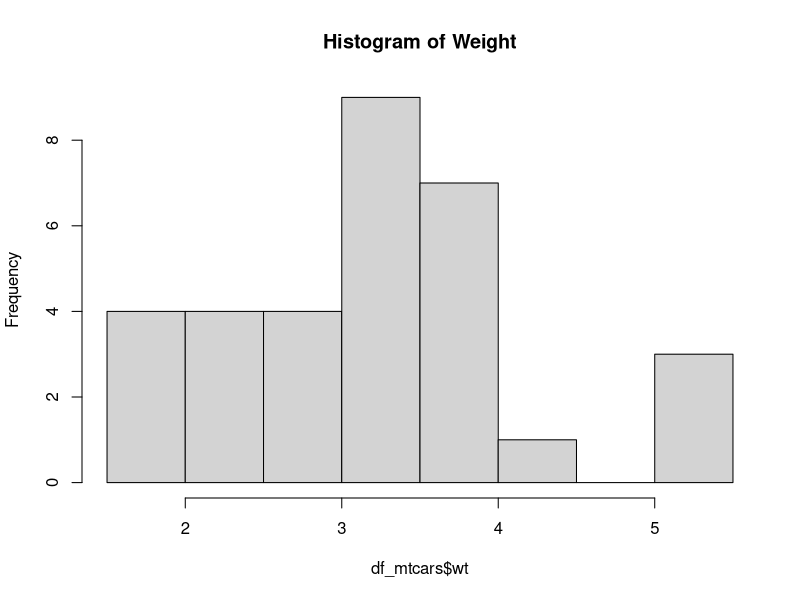
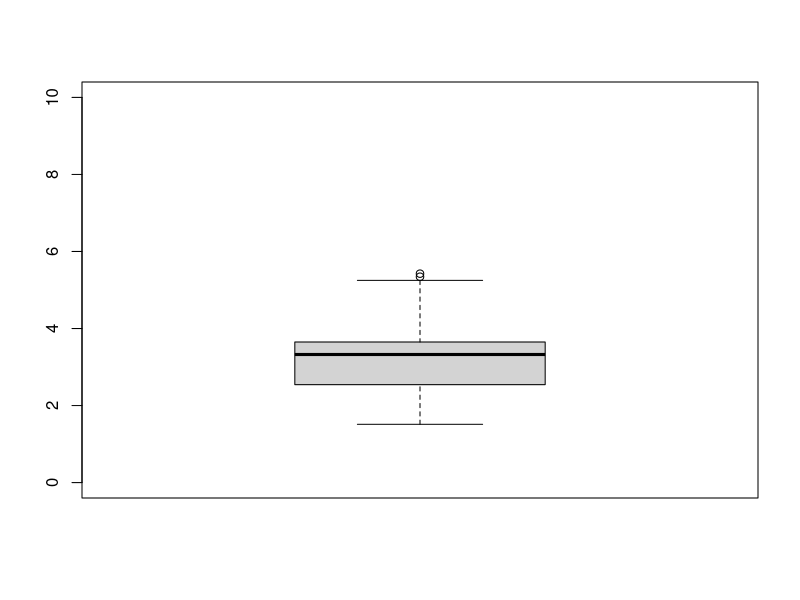
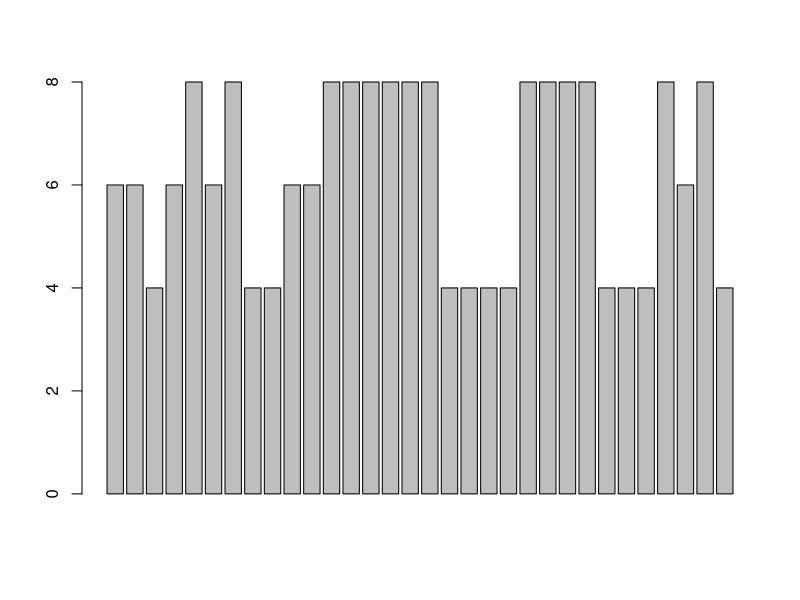
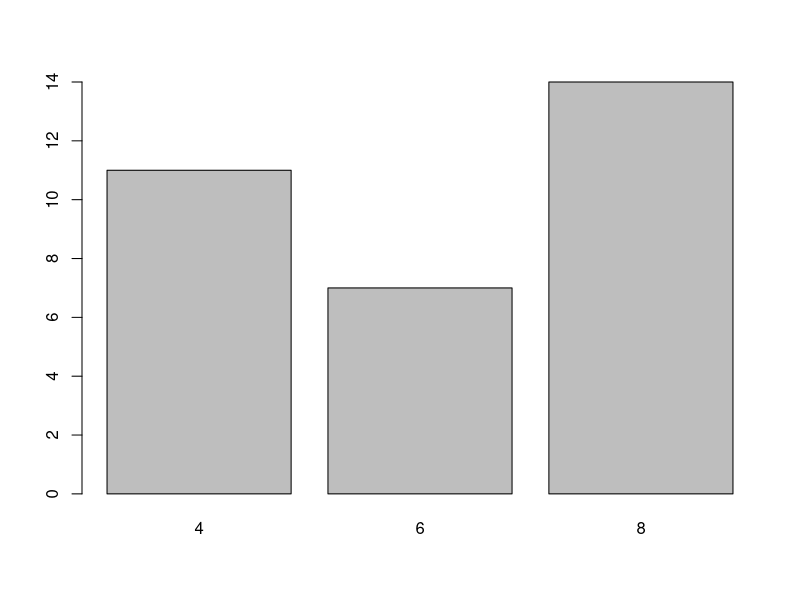
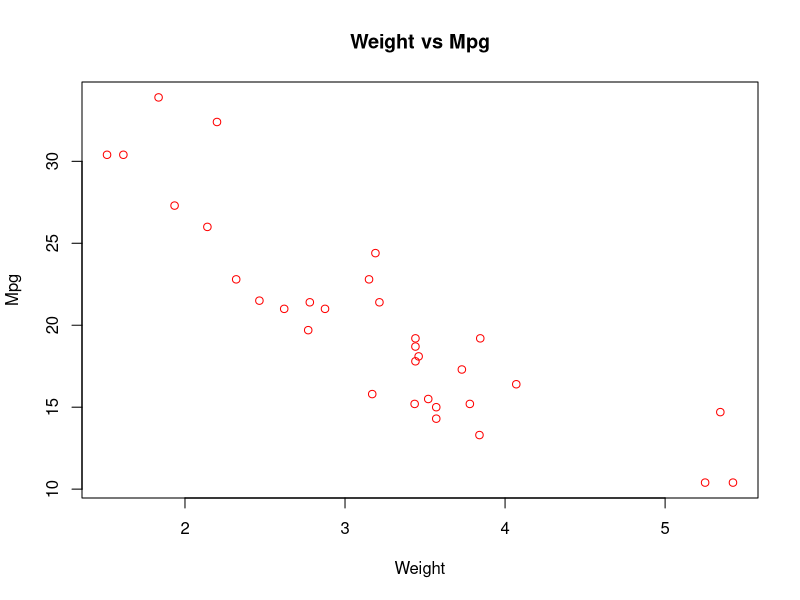
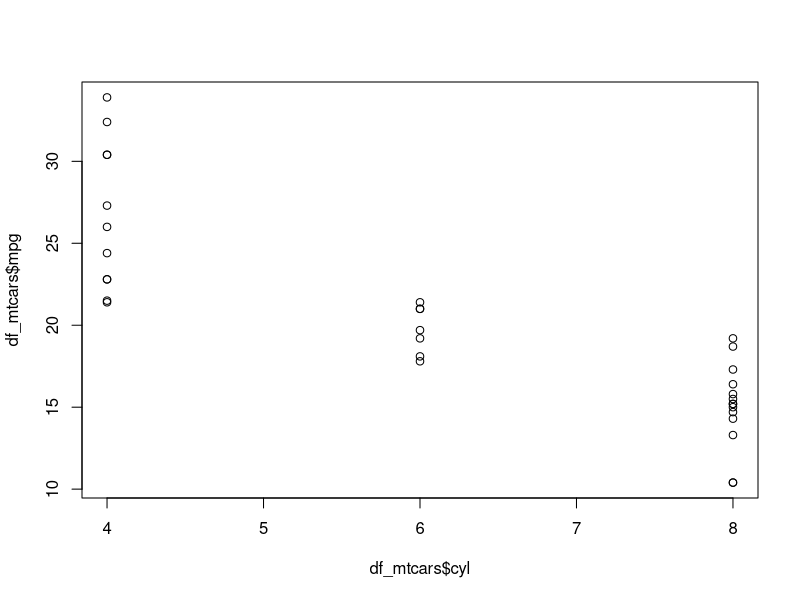
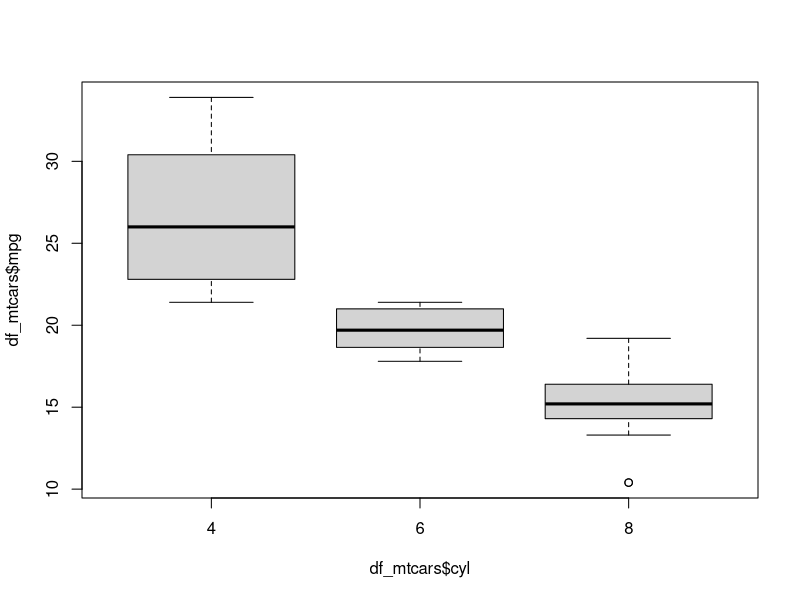
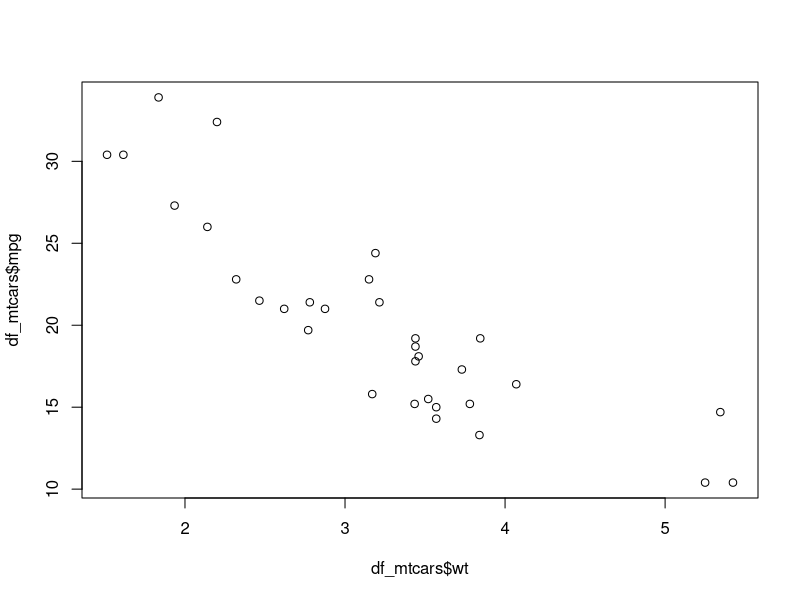

R code for these plots, in order:

### Code to perform basic Data Visualization in R ### 

### Dataset used is the mtcars dataset, which is the built in dataset in R ###


library(dplyr)
library(ggplot2)

### Data Visualization ###

### Used in two different stages in Data Science ###

### First is during Exploratory Data Analysis ### EDA ###

df_mtcars <- mtcars

head(df_mtcars)

sapply(df_mtcars,table)

summary(df_mtcars)

### Quartiles ### Q1, Q2 and Q3 ### Same logic as Median. Q2=Median ###

fivenum(df_mtcars$wt)



filter(df_mtcars, wt > 5.3)

### Weight ### We want to explore about Weight ###

hist(df_mtcars$wt,main = "Histogram of Weight")
help("hist")

boxplot(df_mtcars$wt,ylim=c(0,10))


### Histogram vs Bar Plot ###

### Histogram is used for Cont. Variables, and Bar Plot is used for Categorical Variables. 

barplot(df_mtcars$cyl)

table(df_mtcars$cyl)

barplot(table(df_mtcars$cyl))

### Till now, we have just used one variable for analysis. This type of EDA is known as Univariate Analysis. ###


### Multivariate Analysis ###

### Bi-Variate Analysis ###


cor(df_mtcars$mpg, df_mtcars$wt) # -0.86 which means strong negative (linear) relationship

### Scatter Plot ### 
plot(df_mtcars$wt, df_mtcars$mpg, main = "Weight vs Mpg", xlab = "Weight", ylab = "Mpg",col="red")


### Doing Scatter Plot where input is Categorical Variable ###
plot(df_mtcars$cyl, df_mtcars$mpg)

boxplot(df_mtcars$mpg ~ df_mtcars$cyl)


### Once we go towards more complex visualisation, we usually use other libraries in R ###

### And the most commonly used one is ggplot2 ###

## gg means Grammar of Graphics, plot means plot, 2 means its the second version 2.0 ##

# install.packages("ggplot2")

### ggplot2 is created by the same guy who created dplyr ### 

### Just for scatter plot, I need to write more letters into my code ###

plot(df_mtcars$wt, df_mtcars$mpg)


ggplot(df_mtcars, aes(wt, mpg)) + geom_point() + stat_smooth(method = lm)

### Grammar gives us some order in daily language ### Some structure ### 

### ggplot takes 3 things into consideration ###

### First is Data ### Second is Variables (what variables you want to use) ### Third is what plot you want to visualise ###

### data comes in data part, variables come under Aesthetics part (aes), and the plot comes under geometry part (geom)

ggplot(df_mtcars, aes(wt)) + geom_histogram(bins = 30)


ggplot(df_mtcars, aes(cyl)) + geom_bar()

### Till now, we have visualized two variables at a time ###

### What if we want to do more than two? ###

ggplot(df_mtcars, aes(wt, mpg,col=as.factor(cyl))) + geom_point()

class(df_mtcars$cyl)


### What if we want to use 4 Variables at a time? ###
ggplot(df_mtcars, aes(wt, mpg,col=as.factor(cyl), shape=as.factor(am))) + geom_point()

### If one were to try above line code using plot, it would be way too complicated ###









